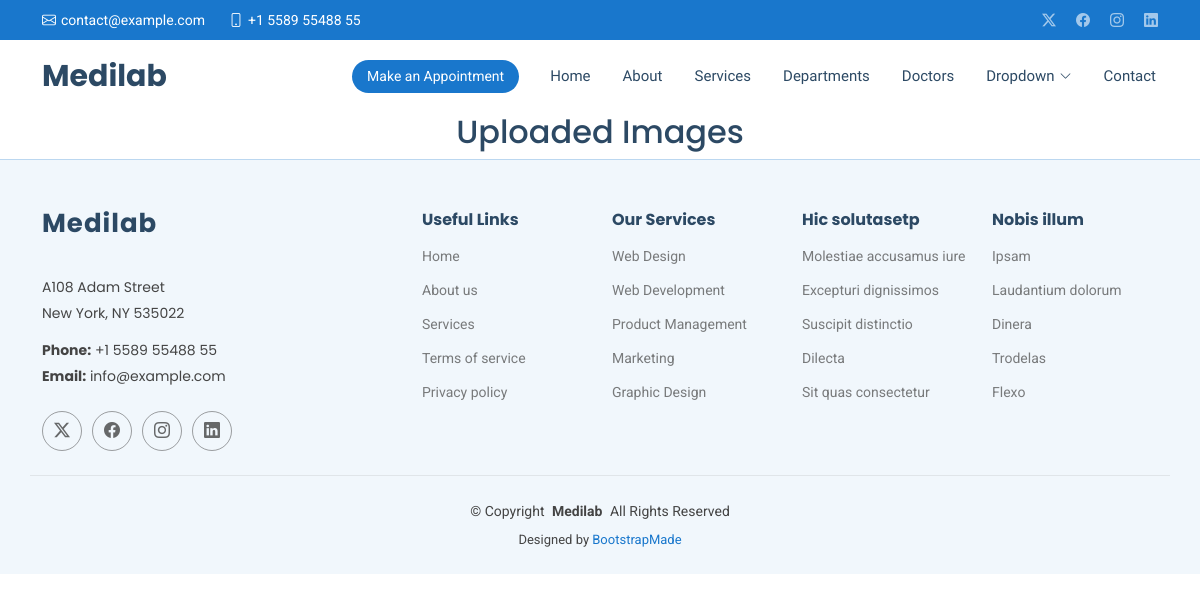
Page /showimage/ on the earlier database version.
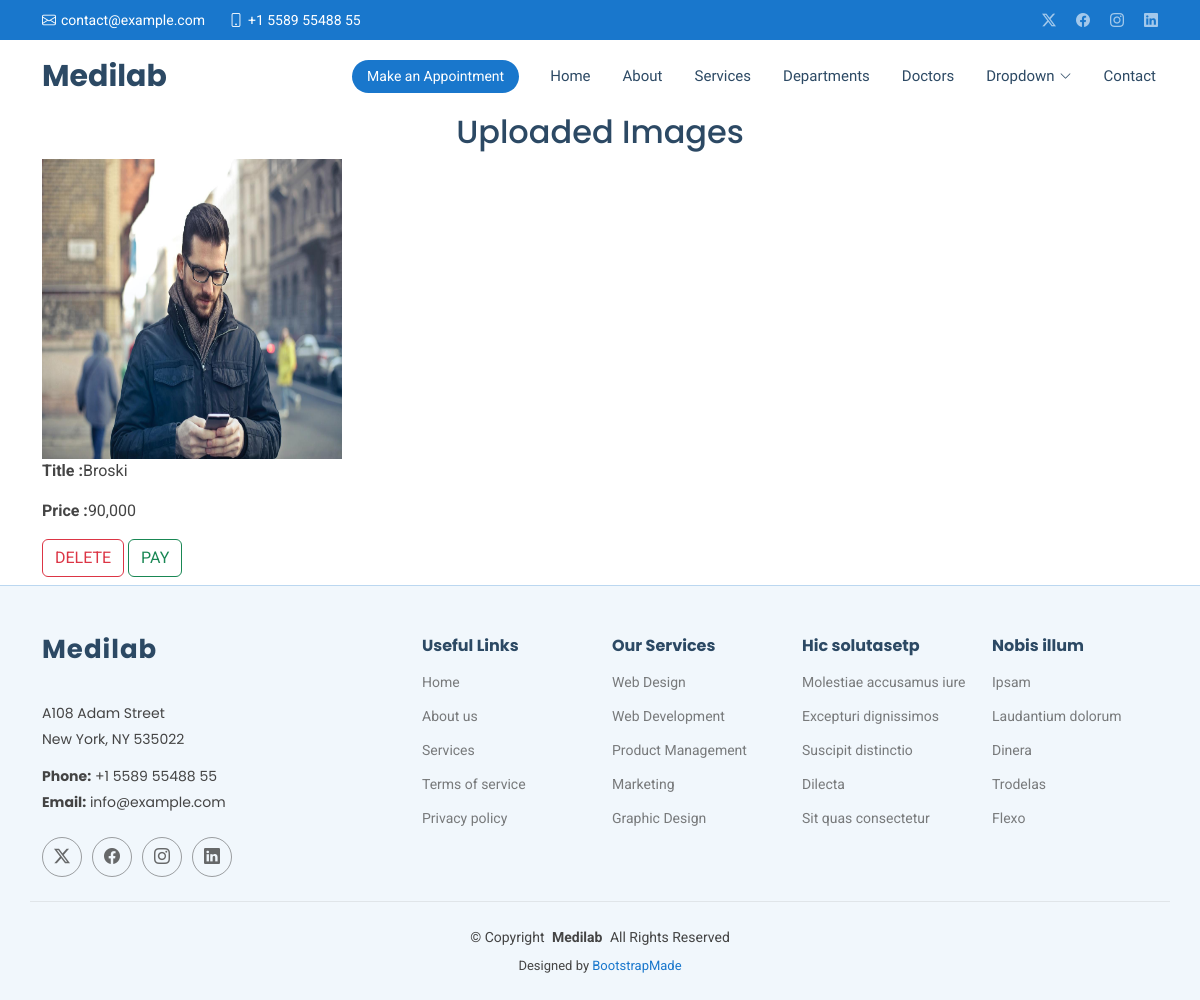
Same page on the later database version.
### medilabapp/models.py (models this page shows, shortened)
class ImageModel(models.Model):
    image = models.ImageField(upload_to='images/')
    title = models.CharField(max_length=50)
    price = models.CharField(max_length=50)

### medilabapp/views.py (the view)
# urls.py: path('showimage/', views.show_image, name='image'),
def show_image(request):
    images = ImageModel.objects.all()
    return render(request, 'showimages.html', {'images': images})

### templates/showimages.html
{% extends 'starter-page.html' %}
{% load static %}
{% block body %}
      <h2 class="text-center">Uploaded Images</h2>
       <div class="container">
          <div style="display: flex;
          justify-content:space-between;
          flex-wrap: wrap">
               {% for image in images %}
              <div class="col mb-2">
                  <img src="{{ image.image.url }}" alt="Uploaded Image" style="width: 300px;height:300px"> <br>
                  <p><strong>Title :</strong>{{ image.title }}</p>
                  <p><strong>Price :</strong>{{ image.price }}</p>
                  <a href="/imagedelete/{{ image.id }}" class="btn btn-outline-danger">DELETE</a>
                  <a href="" class="btn btn-outline-success">PAY</a><br>
              </div>
           {% endfor %}
          </div>
       </div>
{% endblock %}

Differences in the rows shown:
added ImageModel: image (picture), title "Broski", price "90,000"
